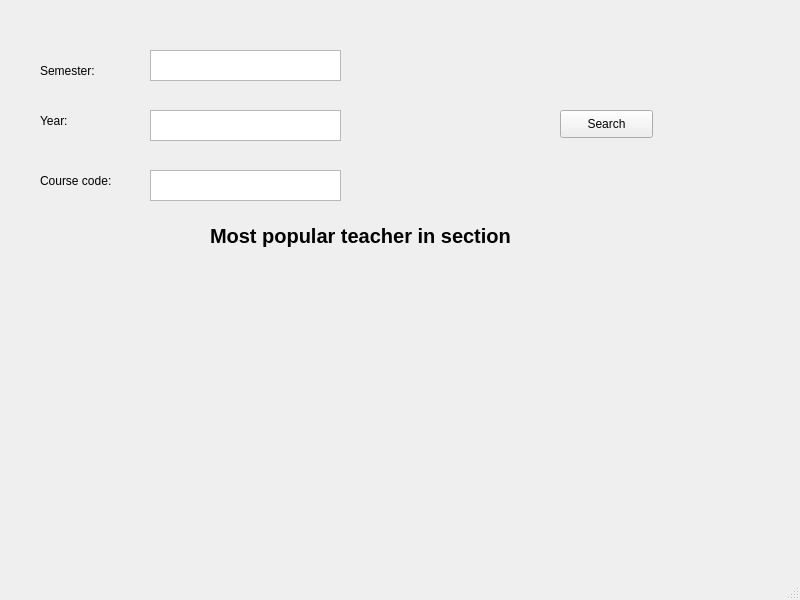
<?xml version="1.0" encoding="UTF-8"?>
<ui version="4.0">
 <class>MainWindow</class>
 <widget class="QMainWindow" name="MainWindow">
  <property name="geometry">
   <rect>
    <x>0</x>
    <y>0</y>
    <width>800</width>
    <height>600</height>
   </rect>
  </property>
  <property name="windowTitle">
   <string>MainWindow</string>
  </property>
  <widget class="QWidget" name="centralwidget">
   <widget class="QTextEdit" name="textEdit">
    <property name="geometry">
     <rect>
      <x>150</x>
      <y>50</y>
      <width>191</width>
      <height>31</height>
     </rect>
    </property>
   </widget>
   <widget class="QTextEdit" name="textEdit_2">
    <property name="geometry">
     <rect>
      <x>150</x>
      <y>110</y>
      <width>191</width>
      <height>31</height>
     </rect>
    </property>
   </widget>
   <widget class="QLabel" name="label">
    <property name="geometry">
     <rect>
      <x>40</x>
      <y>60</y>
      <width>61</width>
      <height>21</height>
     </rect>
    </property>
    <property name="text">
     <string>Semester:</string>
    </property>
   </widget>
   <widget class="QLabel" name="label_2">
    <property name="geometry">
     <rect>
      <x>40</x>
      <y>110</y>
      <width>61</width>
      <height>21</height>
     </rect>
    </property>
    <property name="text">
     <string>Year:</string>
    </property>
   </widget>
   <widget class="QTextEdit" name="textEdit_3">
    <property name="geometry">
     <rect>
      <x>150</x>
      <y>170</y>
      <width>191</width>
      <height>31</height>
     </rect>
    </property>
   </widget>
   <widget class="QLabel" name="label_3">
    <property name="geometry">
     <rect>
      <x>40</x>
      <y>170</y>
      <width>81</width>
      <height>21</height>
     </rect>
    </property>
    <property name="text">
     <string>Course code:</string>
    </property>
   </widget>
   <widget class="QPushButton" name="pushButton">
    <property name="geometry">
     <rect>
      <x>560</x>
      <y>110</y>
      <width>93</width>
      <height>28</height>
     </rect>
    </property>
    <property name="text">
     <string>Search</string>
    </property>
   </widget>
   <widget class="QLabel" name="label_4">
    <property name="geometry">
     <rect>
      <x>210</x>
      <y>220</y>
      <width>451</width>
      <height>31</height>
     </rect>
    </property>
    <property name="font">
     <font>
      <pointsize>15</pointsize>
      <weight>75</weight>
      <bold>true</bold>
     </font>
    </property>
    <property name="text">
     <string>Most popular teacher in section </string>
    </property>
   </widget>
   <widget class="QLabel" name="label_5">
    <property name="geometry">
     <rect>
      <x>30</x>
      <y>270</y>
      <width>751</width>
      <height>271</height>
     </rect>
    </property>
    <property name="font">
     <font>
      <pointsize>20</pointsize>
     </font>
    </property>
    <property name="text">
     <string/>
    </property>
    <property name="alignment">
     <set>Qt::AlignLeading|Qt::AlignLeft|Qt::AlignTop</set>
    </property>
   </widget>
  </widget>
  <widget class="QMenuBar" name="menubar">
   <property name="geometry">
    <rect>
     <x>0</x>
     <y>0</y>
     <width>800</width>
     <height>26</height>
    </rect>
   </property>
  </widget>
  <widget class="QStatusBar" name="statusbar"/>
 </widget>
 <resources/>
 <connections/>
</ui>
